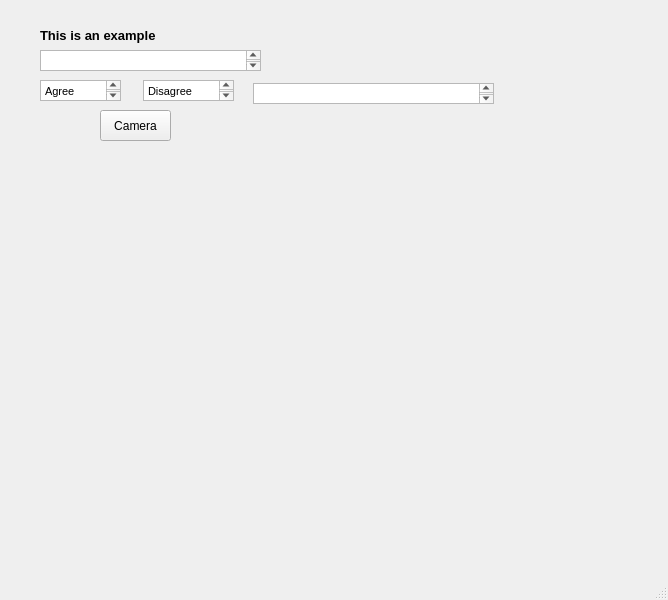
<?xml version="1.0" encoding="UTF-8"?>
<ui version="4.0">
 <class>MainWindow</class>
 <widget class="QMainWindow" name="MainWindow">
  <property name="geometry">
   <rect>
    <x>0</x>
    <y>0</y>
    <width>668</width>
    <height>600</height>
   </rect>
  </property>
  <property name="windowTitle">
   <string>MainWindow</string>
  </property>
  <widget class="QWidget" name="centralwidget">
   <widget class="QLabel" name="label">
    <property name="geometry">
     <rect>
      <x>40</x>
      <y>10</y>
      <width>131</width>
      <height>51</height>
     </rect>
    </property>
    <property name="font">
     <font>
      <pointsize>10</pointsize>
      <weight>75</weight>
      <bold>true</bold>
     </font>
    </property>
    <property name="text">
     <string>This is an example</string>
    </property>
   </widget>
   <widget class="QTextEdit" name="textEdit">
    <property name="geometry">
     <rect>
      <x>40</x>
      <y>50</y>
      <width>221</width>
      <height>21</height>
     </rect>
    </property>
   </widget>
   <widget class="QTextEdit" name="textEdit_2">
    <property name="geometry">
     <rect>
      <x>40</x>
      <y>80</y>
      <width>81</width>
      <height>21</height>
     </rect>
    </property>
    <property name="html">
     <string>&lt;!DOCTYPE HTML PUBLIC &quot;-//W3C//DTD HTML 4.0//EN&quot; &quot;http://www.w3.org/TR/REC-html40/strict.dtd&quot;&gt;
&lt;html&gt;&lt;head&gt;&lt;meta name=&quot;qrichtext&quot; content=&quot;1&quot; /&gt;&lt;style type=&quot;text/css&quot;&gt;
p, li { white-space: pre-wrap; }
&lt;/style&gt;&lt;/head&gt;&lt;body style=&quot; font-family:'MS Shell Dlg 2'; font-size:8pt; font-weight:400; font-style:normal;&quot;&gt;
&lt;p style=&quot; margin-top:0px; margin-bottom:0px; margin-left:0px; margin-right:0px; -qt-block-indent:0; text-indent:0px;&quot;&gt;Agree&lt;/p&gt;
&lt;p style=&quot;-qt-paragraph-type:empty; margin-top:0px; margin-bottom:0px; margin-left:0px; margin-right:0px; -qt-block-indent:0; text-indent:0px;&quot;&gt;&lt;br /&gt;&lt;/p&gt;&lt;/body&gt;&lt;/html&gt;</string>
    </property>
   </widget>
   <widget class="QTextEdit" name="textEdit_3">
    <property name="geometry">
     <rect>
      <x>143</x>
      <y>80</y>
      <width>91</width>
      <height>21</height>
     </rect>
    </property>
    <property name="html">
     <string>&lt;!DOCTYPE HTML PUBLIC &quot;-//W3C//DTD HTML 4.0//EN&quot; &quot;http://www.w3.org/TR/REC-html40/strict.dtd&quot;&gt;
&lt;html&gt;&lt;head&gt;&lt;meta name=&quot;qrichtext&quot; content=&quot;1&quot; /&gt;&lt;style type=&quot;text/css&quot;&gt;
p, li { white-space: pre-wrap; }
&lt;/style&gt;&lt;/head&gt;&lt;body style=&quot; font-family:'MS Shell Dlg 2'; font-size:8pt; font-weight:400; font-style:normal;&quot;&gt;
&lt;p style=&quot; margin-top:0px; margin-bottom:0px; margin-left:0px; margin-right:0px; -qt-block-indent:0; text-indent:0px;&quot;&gt;Disagree&lt;/p&gt;&lt;/body&gt;&lt;/html&gt;</string>
    </property>
   </widget>
   <widget class="QPushButton" name="pushButton">
    <property name="geometry">
     <rect>
      <x>100</x>
      <y>110</y>
      <width>71</width>
      <height>31</height>
     </rect>
    </property>
    <property name="text">
     <string>Camera</string>
    </property>
    <property name="icon">
     <iconset>
      <normaloff>../../Users/Lenovo/Downloads/picture.png</normaloff>../../Users/Lenovo/Downloads/picture.png</iconset>
    </property>
   </widget>
   <widget class="QTextEdit" name="textEdit_4">
    <property name="geometry">
     <rect>
      <x>253</x>
      <y>83</y>
      <width>241</width>
      <height>21</height>
     </rect>
    </property>
   </widget>
  </widget>
  <widget class="QMenuBar" name="menubar">
   <property name="geometry">
    <rect>
     <x>0</x>
     <y>0</y>
     <width>668</width>
     <height>22</height>
    </rect>
   </property>
  </widget>
  <widget class="QStatusBar" name="statusbar"/>
 </widget>
 <resources/>
 <connections/>
</ui>
